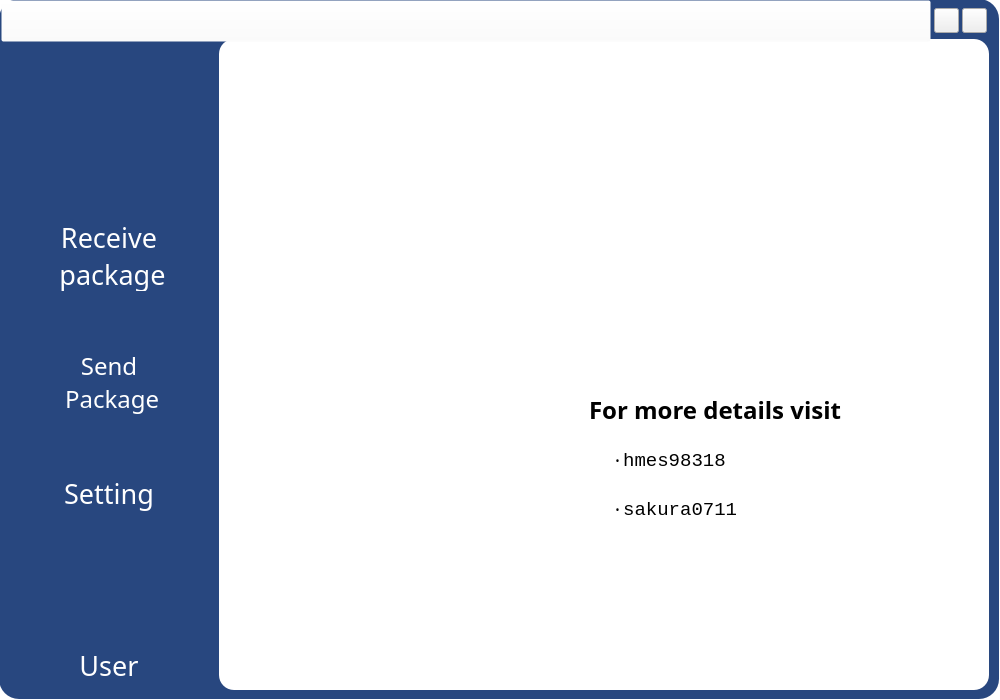
<?xml version="1.0" encoding="UTF-8"?>
<ui version="4.0">
 <class>MainWindow</class>
 <widget class="QWidget" name="MainWindow">
  <property name="geometry">
   <rect>
    <x>0</x>
    <y>0</y>
    <width>1000</width>
    <height>700</height>
   </rect>
  </property>
  <property name="minimumSize">
   <size>
    <width>100</width>
    <height>0</height>
   </size>
  </property>
  <property name="windowTitle">
   <string>Form</string>
  </property>
  <property name="styleSheet">
   <string notr="true">#MainWindow{background-color: rgba(255, 255, 255, 0);}</string>
  </property>
  <widget class="QFrame" name="frame_Main">
   <property name="geometry">
    <rect>
     <x>-1</x>
     <y>-1</y>
     <width>1000</width>
     <height>700</height>
    </rect>
   </property>
   <property name="styleSheet">
    <string notr="true">#frame_Main{background-color: rgba(36, 67, 124,250);
border-radius: 20px;}

</string>
   </property>
   <property name="frameShape">
    <enum>QFrame::StyledPanel</enum>
   </property>
   <property name="frameShadow">
    <enum>QFrame::Raised</enum>
   </property>
   <widget class="QWidget" name="verticalLayoutWidget">
    <property name="geometry">
     <rect>
      <x>10</x>
      <y>50</y>
      <width>202</width>
      <height>651</height>
     </rect>
    </property>
    <layout class="QVBoxLayout" name="layout_SwitchPage">
     <item>
      <spacer name="LeftSpacer6">
       <property name="orientation">
        <enum>Qt::Vertical</enum>
       </property>
       <property name="sizeHint" stdset="0">
        <size>
         <width>20</width>
         <height>10</height>
        </size>
       </property>
      </spacer>
     </item>
     <item>
      <spacer name="LeftSpacer1">
       <property name="orientation">
        <enum>Qt::Horizontal</enum>
       </property>
       <property name="sizeHint" stdset="0">
        <size>
         <width>40</width>
         <height>50</height>
        </size>
       </property>
      </spacer>
     </item>
     <item>
      <widget class="QToolButton" name="button_Client">
       <property name="minimumSize">
        <size>
         <width>200</width>
         <height>70</height>
        </size>
       </property>
       <property name="maximumSize">
        <size>
         <width>200</width>
         <height>70</height>
        </size>
       </property>
       <property name="font">
        <font>
         <family>BankGothic Md BT</family>
         <pointsize>20</pointsize>
         <weight>50</weight>
         <bold>false</bold>
        </font>
       </property>
       <property name="layoutDirection">
        <enum>Qt::LeftToRight</enum>
       </property>
       <property name="styleSheet">
        <string notr="true">border-radius: 15px;
color: rgb(255, 255, 255);</string>
       </property>
       <property name="text">
        <string>Receive 
 package</string>
       </property>
       <property name="checkable">
        <bool>false</bool>
       </property>
       <property name="toolButtonStyle">
        <enum>Qt::ToolButtonIconOnly</enum>
       </property>
      </widget>
     </item>
     <item>
      <spacer name="LeftSpacer2">
       <property name="orientation">
        <enum>Qt::Horizontal</enum>
       </property>
       <property name="sizeHint" stdset="0">
        <size>
         <width>40</width>
         <height>50</height>
        </size>
       </property>
      </spacer>
     </item>
     <item>
      <widget class="QToolButton" name="button_Server">
       <property name="minimumSize">
        <size>
         <width>200</width>
         <height>70</height>
        </size>
       </property>
       <property name="maximumSize">
        <size>
         <width>200</width>
         <height>70</height>
        </size>
       </property>
       <property name="font">
        <font>
         <family>BankGothic Md BT</family>
         <pointsize>18</pointsize>
        </font>
       </property>
       <property name="styleSheet">
        <string notr="true">border-radius: 15px;
color: rgb(255, 255, 255);</string>
       </property>
       <property name="text">
        <string>Send 
 Package</string>
       </property>
      </widget>
     </item>
     <item>
      <spacer name="LeftSpacer3">
       <property name="orientation">
        <enum>Qt::Horizontal</enum>
       </property>
       <property name="sizeHint" stdset="0">
        <size>
         <width>40</width>
         <height>50</height>
        </size>
       </property>
      </spacer>
     </item>
     <item>
      <widget class="QToolButton" name="button_Setting">
       <property name="minimumSize">
        <size>
         <width>200</width>
         <height>40</height>
        </size>
       </property>
       <property name="maximumSize">
        <size>
         <width>200</width>
         <height>50</height>
        </size>
       </property>
       <property name="font">
        <font>
         <family>BankGothic Md BT</family>
         <pointsize>20</pointsize>
        </font>
       </property>
       <property name="styleSheet">
        <string notr="true">border-radius: 15px;
color: rgb(255, 255, 255);</string>
       </property>
       <property name="text">
        <string>Setting</string>
       </property>
      </widget>
     </item>
     <item>
      <spacer name="LeftSpacer5">
       <property name="orientation">
        <enum>Qt::Vertical</enum>
       </property>
       <property name="sizeHint" stdset="0">
        <size>
         <width>20</width>
         <height>0</height>
        </size>
       </property>
      </spacer>
     </item>
     <item>
      <widget class="QToolButton" name="button_User">
       <property name="minimumSize">
        <size>
         <width>200</width>
         <height>50</height>
        </size>
       </property>
       <property name="maximumSize">
        <size>
         <width>200</width>
         <height>50</height>
        </size>
       </property>
       <property name="font">
        <font>
         <family>BankGothic Md BT</family>
         <pointsize>20</pointsize>
        </font>
       </property>
       <property name="styleSheet">
        <string notr="true">border-radius: 15px;
color: rgb(255, 255, 255);</string>
       </property>
       <property name="text">
        <string>User</string>
       </property>
      </widget>
     </item>
     <item>
      <spacer name="LeftSpacer4">
       <property name="orientation">
        <enum>Qt::Horizontal</enum>
       </property>
       <property name="sizeHint" stdset="0">
        <size>
         <width>40</width>
         <height>10</height>
        </size>
       </property>
      </spacer>
     </item>
    </layout>
   </widget>
   <widget class="QStackedWidget" name="stackedWidget">
    <property name="geometry">
     <rect>
      <x>220</x>
      <y>40</y>
      <width>770</width>
      <height>651</height>
     </rect>
    </property>
    <property name="font">
     <font>
      <family>文鼎鬍子體</family>
     </font>
    </property>
    <property name="styleSheet">
     <string notr="true">#stackedWidget{background-color: rgb(255, 255, 255);
border-radius: 15px;}</string>
    </property>
    <property name="currentIndex">
     <number>3</number>
    </property>
    <widget class="QWidget" name="Client">
     <widget class="QWidget" name="verticalLayoutWidget_5">
      <property name="geometry">
       <rect>
        <x>20</x>
        <y>20</y>
        <width>731</width>
        <height>231</height>
       </rect>
      </property>
      <layout class="QVBoxLayout" name="Layout_cRequireFile">
       <property name="spacing">
        <number>10</number>
       </property>
       <item>
        <layout class="QHBoxLayout" name="horizontalLayout">
         <item>
          <widget class="QLineEdit" name="input_PickupNumber">
           <property name="minimumSize">
            <size>
             <width>0</width>
             <height>50</height>
            </size>
           </property>
           <property name="font">
            <font>
             <family>Consolas</family>
             <pointsize>20</pointsize>
            </font>
           </property>
           <property name="styleSheet">
            <string notr="true">border-radius: 10px;
background-color: rgba(13, 95, 160, 100);</string>
           </property>
           <property name="text">
            <string/>
           </property>
           <property name="alignment">
            <set>Qt::AlignCenter</set>
           </property>
           <property name="placeholderText">
            <string>請輸入取件碼</string>
           </property>
          </widget>
         </item>
         <item>
          <widget class="QPushButton" name="button_RequireFile">
           <property name="minimumSize">
            <size>
             <width>200</width>
             <height>50</height>
            </size>
           </property>
           <property name="maximumSize">
            <size>
             <width>200</width>
             <height>50</height>
            </size>
           </property>
           <property name="font">
            <font>
             <family>微軟正黑體</family>
             <pointsize>12</pointsize>
            </font>
           </property>
           <property name="styleSheet">
            <string notr="true">border-radius: 10px;
color: rgb(170, 255, 255);
background-color: rgba(13, 95, 160, 200);</string>
           </property>
           <property name="text">
            <string>查詢包裹</string>
           </property>
          </widget>
         </item>
        </layout>
       </item>
       <item>
        <layout class="QHBoxLayout" name="Layout_cFileInfo">
         <property name="spacing">
          <number>0</number>
         </property>
         <item>
          <widget class="QLabel" name="hint_cFilename">
           <property name="minimumSize">
            <size>
             <width>0</width>
             <height>50</height>
            </size>
           </property>
           <property name="maximumSize">
            <size>
             <width>70</width>
             <height>50</height>
            </size>
           </property>
           <property name="font">
            <font>
             <family>標楷體</family>
             <pointsize>12</pointsize>
            </font>
           </property>
           <property name="text">
            <string>文件名:    </string>
           </property>
          </widget>
         </item>
         <item>
          <widget class="QLabel" name="label_cFilename">
           <property name="minimumSize">
            <size>
             <width>0</width>
             <height>50</height>
            </size>
           </property>
           <property name="maximumSize">
            <size>
             <width>450</width>
             <height>50</height>
            </size>
           </property>
           <property name="font">
            <font>
             <family>微軟正黑體</family>
             <pointsize>12</pointsize>
            </font>
           </property>
           <property name="text">
            <string/>
           </property>
           <property name="alignment">
            <set>Qt::AlignLeading|Qt::AlignLeft|Qt::AlignVCenter</set>
           </property>
           <property name="wordWrap">
            <bool>false</bool>
           </property>
          </widget>
         </item>
         <item>
          <widget class="QLabel" name="hint_cFileize">
           <property name="minimumSize">
            <size>
             <width>0</width>
             <height>50</height>
            </size>
           </property>
           <property name="maximumSize">
            <size>
             <width>90</width>
             <height>50</height>
            </size>
           </property>
           <property name="font">
            <font>
             <family>標楷體</family>
             <pointsize>12</pointsize>
            </font>
           </property>
           <property name="text">
            <string>檔案大小:</string>
           </property>
          </widget>
         </item>
         <item>
          <widget class="QLabel" name="label_cFilesize">
           <property name="minimumSize">
            <size>
             <width>0</width>
             <height>50</height>
            </size>
           </property>
           <property name="maximumSize">
            <size>
             <width>150</width>
             <height>50</height>
            </size>
           </property>
           <property name="font">
            <font>
             <family>Consolas</family>
             <pointsize>12</pointsize>
            </font>
           </property>
           <property name="text">
            <string/>
           </property>
           <property name="alignment">
            <set>Qt::AlignLeading|Qt::AlignLeft|Qt::AlignVCenter</set>
           </property>
          </widget>
         </item>
         <item>
          <widget class="QPushButton" name="button_DownloadFile">
           <property name="minimumSize">
            <size>
             <width>0</width>
             <height>50</height>
            </size>
           </property>
           <property name="maximumSize">
            <size>
             <width>200</width>
             <height>50</height>
            </size>
           </property>
           <property name="font">
            <font>
             <family>Consolas</family>
             <pointsize>13</pointsize>
            </font>
           </property>
           <property name="styleSheet">
            <string notr="true">border-radius: 10px;
color: rgb(170, 255, 255);
background-color: rgba(13, 95, 160, 200);</string>
           </property>
           <property name="text">
            <string>Download</string>
           </property>
          </widget>
         </item>
        </layout>
       </item>
       <item>
        <layout class="QHBoxLayout" name="Layout_schedule">
         <property name="spacing">
          <number>0</number>
         </property>
         <item>
          <widget class="QLabel" name="hint_schedule">
           <property name="maximumSize">
            <size>
             <width>50</width>
             <height>50</height>
            </size>
           </property>
           <property name="font">
            <font>
             <family>標楷體</family>
             <pointsize>12</pointsize>
            </font>
           </property>
           <property name="inputMethodHints">
            <set>Qt::ImhSensitiveData</set>
           </property>
           <property name="text">
            <string>進度  </string>
           </property>
           <property name="alignment">
            <set>Qt::AlignJustify|Qt::AlignVCenter</set>
           </property>
          </widget>
         </item>
         <item>
          <widget class="QProgressBar" name="progressBar_RecevieFile">
           <property name="maximumSize">
            <size>
             <width>16777215</width>
             <height>25</height>
            </size>
           </property>
           <property name="font">
            <font>
             <family>Consolas</family>
             <pointsize>11</pointsize>
            </font>
           </property>
           <property name="styleSheet">
            <string notr="true">#progressBar_RecevieFile{
border: 2px solid #000;
border-radius: 10px;
text-align:center;
}
#progressBar_RecevieFile::chunk { 
background-color: rgb(170, 170, 255);
border-radius: 8px;
}</string>
           </property>
           <property name="value">
            <number>24</number>
           </property>
          </widget>
         </item>
        </layout>
       </item>
      </layout>
     </widget>
     <widget class="QLabel" name="label_spacer3_2">
      <property name="geometry">
       <rect>
        <x>160</x>
        <y>190</y>
        <width>12</width>
        <height>45</height>
       </rect>
      </property>
      <property name="minimumSize">
       <size>
        <width>12</width>
        <height>0</height>
       </size>
      </property>
      <property name="maximumSize">
       <size>
        <width>4</width>
        <height>16777215</height>
       </size>
      </property>
      <property name="text">
       <string/>
      </property>
     </widget>
     <widget class="QGroupBox" name="GroupBox_downloadInfo">
      <property name="geometry">
       <rect>
        <x>20</x>
        <y>340</y>
        <width>731</width>
        <height>300</height>
       </rect>
      </property>
      <property name="minimumSize">
       <size>
        <width>0</width>
        <height>300</height>
       </size>
      </property>
      <property name="maximumSize">
       <size>
        <width>16777215</width>
        <height>300</height>
       </size>
      </property>
      <property name="font">
       <font>
        <family>微軟正黑體</family>
        <pointsize>12</pointsize>
        <weight>75</weight>
        <bold>true</bold>
       </font>
      </property>
      <property name="styleSheet">
       <string notr="true">#GroupBox_downloadInfo{border-radius: 10px;
border-color: rgb(62, 127, 177);
background-color: rgba(85, 170, 255, 100);}</string>
      </property>
      <property name="title">
       <string>&lt;已下載-包裹資訊&gt;</string>
      </property>
      <widget class="QListWidget" name="listWidget_downloadInfo">
       <property name="geometry">
        <rect>
         <x>10</x>
         <y>30</y>
         <width>711</width>
         <height>261</height>
        </rect>
       </property>
       <property name="font">
        <font>
         <pointsize>12</pointsize>
        </font>
       </property>
       <property name="styleSheet">
        <string notr="true">border-color: rgb(62, 127, 177);
border-radius: 10px;</string>
       </property>
      </widget>
     </widget>
    </widget>
    <widget class="QWidget" name="Server">
     <widget class="QWidget" name="verticalLayoutWidget_4">
      <property name="geometry">
       <rect>
        <x>20</x>
        <y>20</y>
        <width>732</width>
        <height>311</height>
       </rect>
      </property>
      <layout class="QVBoxLayout" name="Layout_SelectFile">
       <property name="sizeConstraint">
        <enum>QLayout::SetDefaultConstraint</enum>
       </property>
       <item>
        <layout class="QVBoxLayout" name="Layout_FileInfo" stretch="0,0">
         <property name="topMargin">
          <number>0</number>
         </property>
         <property name="rightMargin">
          <number>0</number>
         </property>
         <item>
          <layout class="QHBoxLayout" name="Layout_Filename">
           <item>
            <widget class="QLabel" name="hint_Filename">
             <property name="minimumSize">
              <size>
               <width>50</width>
               <height>0</height>
              </size>
             </property>
             <property name="maximumSize">
              <size>
               <width>100</width>
               <height>30</height>
              </size>
             </property>
             <property name="font">
              <font>
               <family>微軟正黑體</family>
               <pointsize>12</pointsize>
              </font>
             </property>
             <property name="text">
              <string>檔案名稱:</string>
             </property>
            </widget>
           </item>
           <item>
            <widget class="QLabel" name="label_Filename">
             <property name="maximumSize">
              <size>
               <width>16777215</width>
               <height>30</height>
              </size>
             </property>
             <property name="font">
              <font>
               <family>Consolas</family>
               <pointsize>12</pointsize>
              </font>
             </property>
             <property name="text">
              <string>NOfile</string>
             </property>
            </widget>
           </item>
          </layout>
         </item>
         <item>
          <layout class="QHBoxLayout" name="Layout_Filesize">
           <item>
            <widget class="QLabel" name="hint_Filesize">
             <property name="maximumSize">
              <size>
               <width>100</width>
               <height>30</height>
              </size>
             </property>
             <property name="font">
              <font>
               <family>微軟正黑體</family>
               <pointsize>12</pointsize>
              </font>
             </property>
             <property name="text">
              <string>檔案大小:</string>
             </property>
            </widget>
           </item>
           <item>
            <widget class="QLabel" name="label_Filesize">
             <property name="maximumSize">
              <size>
               <width>16777215</width>
               <height>30</height>
              </size>
             </property>
             <property name="font">
              <font>
               <family>Consolas</family>
               <pointsize>12</pointsize>
              </font>
             </property>
             <property name="text">
              <string>0 mb</string>
             </property>
            </widget>
           </item>
          </layout>
         </item>
        </layout>
       </item>
       <item>
        <layout class="QHBoxLayout" name="Layout_Sendschedule">
         <property name="spacing">
          <number>0</number>
         </property>
         <item>
          <widget class="QLabel" name="hint_Sendschedule">
           <property name="maximumSize">
            <size>
             <width>50</width>
             <height>50</height>
            </size>
           </property>
           <property name="font">
            <font>
             <family>微軟正黑體</family>
             <pointsize>12</pointsize>
            </font>
           </property>
           <property name="inputMethodHints">
            <set>Qt::ImhSensitiveData</set>
           </property>
           <property name="text">
            <string>進度  </string>
           </property>
           <property name="alignment">
            <set>Qt::AlignJustify|Qt::AlignVCenter</set>
           </property>
          </widget>
         </item>
         <item>
          <widget class="QProgressBar" name="progressBar_SendFile">
           <property name="maximumSize">
            <size>
             <width>16777215</width>
             <height>25</height>
            </size>
           </property>
           <property name="font">
            <font>
             <family>Consolas</family>
             <pointsize>11</pointsize>
            </font>
           </property>
           <property name="styleSheet">
            <string notr="true">#progressBar_SendFile{
border: 2px solid #000;
border-radius: 10px;
text-align:center;
}
#progressBar_SendFile::chunk { 
background-color: rgb(170, 170, 255);
border-radius: 8px;
}</string>
           </property>
           <property name="value">
            <number>24</number>
           </property>
          </widget>
         </item>
        </layout>
       </item>
       <item>
        <widget class="QPushButton" name="button_Startlistening">
         <property name="minimumSize">
          <size>
           <width>0</width>
           <height>50</height>
          </size>
         </property>
         <property name="maximumSize">
          <size>
           <width>16777215</width>
           <height>50</height>
          </size>
         </property>
         <property name="font">
          <font>
           <family>標楷體</family>
           <pointsize>12</pointsize>
           <weight>50</weight>
           <bold>false</bold>
          </font>
         </property>
         <property name="styleSheet">
          <string notr="true">background-color: rgb(192, 216, 251);
border-radius: 10px;</string>
         </property>
         <property name="text">
          <string>請先選擇檔案!</string>
         </property>
        </widget>
       </item>
       <item>
        <layout class="QHBoxLayout" name="horizontalLayout_4">
         <property name="spacing">
          <number>0</number>
         </property>
         <property name="sizeConstraint">
          <enum>QLayout::SetDefaultConstraint</enum>
         </property>
         <item>
          <widget class="QPushButton" name="button_SelectfFile">
           <property name="minimumSize">
            <size>
             <width>350</width>
             <height>100</height>
            </size>
           </property>
           <property name="maximumSize">
            <size>
             <width>350</width>
             <height>100</height>
            </size>
           </property>
           <property name="styleSheet">
            <string notr="true">background-image: url(./src/gui/image/button_SelectFile.png);
border-radius: 10px;</string>
           </property>
           <property name="text">
            <string/>
           </property>
          </widget>
         </item>
         <item>
          <spacer name="horizontalSpacer_3">
           <property name="orientation">
            <enum>Qt::Horizontal</enum>
           </property>
           <property name="sizeHint" stdset="0">
            <size>
             <width>40</width>
             <height>20</height>
            </size>
           </property>
          </spacer>
         </item>
         <item>
          <widget class="QPushButton" name="button_SelectfFolder">
           <property name="minimumSize">
            <size>
             <width>350</width>
             <height>100</height>
            </size>
           </property>
           <property name="maximumSize">
            <size>
             <width>350</width>
             <height>100</height>
            </size>
           </property>
           <property name="font">
            <font>
             <family>Microsoft JhengHei UI</family>
             <pointsize>16</pointsize>
             <weight>75</weight>
             <bold>true</bold>
            </font>
           </property>
           <property name="styleSheet">
            <string notr="true">background-image: url(./src/gui/image/button_SelectFolder.png);
border-radius: 10px;</string>
           </property>
           <property name="text">
            <string/>
           </property>
          </widget>
         </item>
        </layout>
       </item>
      </layout>
     </widget>
     <widget class="QGroupBox" name="GroupBox_SendboxKey">
      <property name="geometry">
       <rect>
        <x>20</x>
        <y>340</y>
        <width>730</width>
        <height>300</height>
       </rect>
      </property>
      <property name="minimumSize">
       <size>
        <width>0</width>
        <height>300</height>
       </size>
      </property>
      <property name="maximumSize">
       <size>
        <width>16777215</width>
        <height>300</height>
       </size>
      </property>
      <property name="font">
       <font>
        <family>微軟正黑體</family>
        <pointsize>12</pointsize>
        <weight>75</weight>
        <bold>true</bold>
       </font>
      </property>
      <property name="styleSheet">
       <string notr="true">#GroupBox_SendboxKey{border-radius: 10px;
border-color: rgb(62, 127, 177);
background-color: rgba(85, 170, 255, 100);}</string>
      </property>
      <property name="title">
       <string>&lt;已上傳-包裹資訊&gt;</string>
      </property>
      <widget class="QListWidget" name="listWidget_Sendpackage">
       <property name="geometry">
        <rect>
         <x>10</x>
         <y>30</y>
         <width>711</width>
         <height>261</height>
        </rect>
       </property>
       <property name="font">
        <font>
         <family>Microsoft JhengHei UI</family>
         <pointsize>12</pointsize>
         <weight>50</weight>
         <bold>false</bold>
        </font>
       </property>
       <property name="styleSheet">
        <string notr="true">border-color: rgb(62, 127, 177);
border-radius: 10px;</string>
       </property>
       <property name="flow">
        <enum>QListView::TopToBottom</enum>
       </property>
      </widget>
     </widget>
    </widget>
    <widget class="QWidget" name="Setting">
     <widget class="QPushButton" name="button_SettingSave">
      <property name="geometry">
       <rect>
        <x>640</x>
        <y>600</y>
        <width>120</width>
        <height>40</height>
       </rect>
      </property>
      <property name="font">
       <font>
        <family>文鼎粗魏碑</family>
        <pointsize>15</pointsize>
        <weight>50</weight>
        <bold>false</bold>
       </font>
      </property>
      <property name="mouseTracking">
       <bool>false</bool>
      </property>
      <property name="focusPolicy">
       <enum>Qt::NoFocus</enum>
      </property>
      <property name="layoutDirection">
       <enum>Qt::LeftToRight</enum>
      </property>
      <property name="styleSheet">
       <string notr="true">background-color: rgb(192, 216, 251);
border-radius: 10px;</string>
      </property>
      <property name="text">
       <string>儲存設定</string>
      </property>
      <property name="checkable">
       <bool>false</bool>
      </property>
      <property name="checked">
       <bool>false</bool>
      </property>
      <property name="autoRepeat">
       <bool>false</bool>
      </property>
      <property name="autoExclusive">
       <bool>false</bool>
      </property>
     </widget>
     <widget class="QGroupBox" name="groupBox_client">
      <property name="geometry">
       <rect>
        <x>30</x>
        <y>40</y>
        <width>651</width>
        <height>190</height>
       </rect>
      </property>
      <property name="font">
       <font>
        <family>標楷體</family>
        <pointsize>11</pointsize>
        <weight>75</weight>
        <bold>true</bold>
       </font>
      </property>
      <property name="title">
       <string>代理伺服器設定</string>
      </property>
      <property name="flat">
       <bool>true</bool>
      </property>
      <property name="checkable">
       <bool>false</bool>
      </property>
      <property name="checked">
       <bool>false</bool>
      </property>
      <widget class="QWidget" name="verticalLayoutWidget_2">
       <property name="geometry">
        <rect>
         <x>30</x>
         <y>30</y>
         <width>601</width>
         <height>141</height>
        </rect>
       </property>
       <layout class="QVBoxLayout" name="verticalLayout_2">
        <item>
         <layout class="QHBoxLayout" name="Layout_client1">
          <item>
           <widget class="QLabel" name="hint_clientIP">
            <property name="font">
             <font>
              <family>微軟正黑體</family>
              <pointsize>9</pointsize>
             </font>
            </property>
            <property name="styleSheet">
             <string notr="true"/>
            </property>
            <property name="text">
             <string>IP地址(IPv4) :</string>
            </property>
           </widget>
          </item>
          <item>
           <widget class="QLineEdit" name="input_clientIP">
            <property name="maximumSize">
             <size>
              <width>16777215</width>
              <height>30</height>
             </size>
            </property>
            <property name="font">
             <font>
              <family>Consolas</family>
              <pointsize>10</pointsize>
              <weight>50</weight>
              <bold>false</bold>
             </font>
            </property>
            <property name="cursor">
             <cursorShape>IBeamCursor</cursorShape>
            </property>
            <property name="styleSheet">
             <string notr="true">background-color: rgba(170, 170, 255, 70);
border-radius: 10px;</string>
            </property>
            <property name="inputMask">
             <string/>
            </property>
            <property name="frame">
             <bool>true</bool>
            </property>
            <property name="alignment">
             <set>Qt::AlignCenter</set>
            </property>
            <property name="cursorMoveStyle">
             <enum>Qt::LogicalMoveStyle</enum>
            </property>
           </widget>
          </item>
          <item>
           <spacer name="horizontalSpacer_2">
            <property name="orientation">
             <enum>Qt::Horizontal</enum>
            </property>
            <property name="sizeHint" stdset="0">
             <size>
              <width>300</width>
              <height>20</height>
             </size>
            </property>
           </spacer>
          </item>
         </layout>
        </item>
        <item>
         <layout class="QHBoxLayout" name="Layout_client2">
          <item>
           <widget class="QLabel" name="hint_clientPort">
            <property name="font">
             <font>
              <family>微軟正黑體</family>
             </font>
            </property>
            <property name="text">
             <string>Port(0~65535) :</string>
            </property>
           </widget>
          </item>
          <item>
           <widget class="QLineEdit" name="input_clientPort">
            <property name="maximumSize">
             <size>
              <width>16777215</width>
              <height>30</height>
             </size>
            </property>
            <property name="font">
             <font>
              <family>Consolas</family>
              <pointsize>10</pointsize>
             </font>
            </property>
            <property name="styleSheet">
             <string notr="true">background-color: rgba(170, 170, 255, 70);
border-radius: 10px;</string>
            </property>
            <property name="inputMask">
             <string/>
            </property>
            <property name="maxLength">
             <number>5</number>
            </property>
            <property name="alignment">
             <set>Qt::AlignCenter</set>
            </property>
           </widget>
          </item>
          <item>
           <spacer name="horizontalSpacer">
            <property name="orientation">
             <enum>Qt::Horizontal</enum>
            </property>
            <property name="sizeHint" stdset="0">
             <size>
              <width>400</width>
              <height>20</height>
             </size>
            </property>
           </spacer>
          </item>
         </layout>
        </item>
        <item>
         <layout class="QHBoxLayout" name="Layout_client3">
          <item>
           <widget class="QLabel" name="hint_saveFolderPath">
            <property name="font">
             <font>
              <family>微軟正黑體</family>
             </font>
            </property>
            <property name="text">
             <string>存檔位置 :</string>
            </property>
           </widget>
          </item>
          <item>
           <widget class="QLineEdit" name="input_ShowSavepath">
            <property name="maximumSize">
             <size>
              <width>16777215</width>
              <height>30</height>
             </size>
            </property>
            <property name="font">
             <font>
              <family>Consolas</family>
              <pointsize>10</pointsize>
             </font>
            </property>
            <property name="styleSheet">
             <string notr="true">background-color: rgba(170, 170, 255, 70);
border-radius: 10px;</string>
            </property>
            <property name="alignment">
             <set>Qt::AlignCenter</set>
            </property>
            <property name="readOnly">
             <bool>true</bool>
            </property>
           </widget>
          </item>
          <item>
           <widget class="QToolButton" name="button_OpenSaveFolder">
            <property name="minimumSize">
             <size>
              <width>40</width>
              <height>40</height>
             </size>
            </property>
            <property name="maximumSize">
             <size>
              <width>40</width>
              <height>40</height>
             </size>
            </property>
            <property name="font">
             <font>
              <family>微軟正黑體</family>
              <pointsize>10</pointsize>
             </font>
            </property>
            <property name="styleSheet">
             <string notr="true">background-image: url(./src/gui/image/button_openSaveFile.png);
border-radius: 10px;</string>
            </property>
            <property name="text">
             <string/>
            </property>
           </widget>
          </item>
         </layout>
        </item>
       </layout>
      </widget>
     </widget>
    </widget>
    <widget class="QWidget" name="User">
     <widget class="QFrame" name="UserPage_Background">
      <property name="geometry">
       <rect>
        <x>0</x>
        <y>0</y>
        <width>770</width>
        <height>650</height>
       </rect>
      </property>
      <property name="styleSheet">
       <string notr="true">border-radius: 15px;
background-image: url(./src/gui/image/UserPage_Background.png);</string>
      </property>
      <property name="frameShape">
       <enum>QFrame::StyledPanel</enum>
      </property>
      <property name="frameShadow">
       <enum>QFrame::Raised</enum>
      </property>
      <widget class="QWidget" name="verticalLayoutWidget_3">
       <property name="geometry">
        <rect>
         <x>370</x>
         <y>350</y>
         <width>381</width>
         <height>139</height>
        </rect>
       </property>
       <layout class="QVBoxLayout" name="verticalLayout">
        <item>
         <widget class="QLabel" name="hint_hyperlink">
          <property name="font">
           <font>
            <family>華康少女文字W7</family>
            <pointsize>18</pointsize>
            <weight>75</weight>
            <bold>true</bold>
           </font>
          </property>
          <property name="text">
           <string>For more details visit</string>
          </property>
         </widget>
        </item>
        <item>
         <widget class="QLabel" name="label_hmes98318">
          <property name="font">
           <font>
            <family>Consolas</family>
            <pointsize>14</pointsize>
           </font>
          </property>
          <property name="text">
           <string>  ‧hmes98318</string>
          </property>
         </widget>
        </item>
        <item>
         <widget class="QLabel" name="label_sakura0711">
          <property name="font">
           <font>
            <family>Consolas</family>
            <pointsize>14</pointsize>
           </font>
          </property>
          <property name="text">
           <string>  ‧sakura0711</string>
          </property>
         </widget>
        </item>
       </layout>
      </widget>
     </widget>
    </widget>
   </widget>
   <widget class="QWidget" name="horizontalLayoutWidget">
    <property name="geometry">
     <rect>
      <x>0</x>
      <y>1</y>
      <width>991</width>
      <height>42</height>
     </rect>
    </property>
    <layout class="QHBoxLayout" name="layout_MainControll">
     <property name="spacing">
      <number>1</number>
     </property>
     <item>
      <widget class="QToolButton" name="MainMove">
       <property name="minimumSize">
        <size>
         <width>930</width>
         <height>40</height>
        </size>
       </property>
       <property name="focusPolicy">
        <enum>Qt::NoFocus</enum>
       </property>
       <property name="contextMenuPolicy">
        <enum>Qt::NoContextMenu</enum>
       </property>
       <property name="styleSheet">
        <string notr="true">background-color: rgba(255, 255, 255, 0);</string>
       </property>
       <property name="text">
        <string/>
       </property>
       <property name="iconSize">
        <size>
         <width>20</width>
         <height>40</height>
        </size>
       </property>
      </widget>
     </item>
     <item>
      <widget class="QToolButton" name="MainMin">
       <property name="maximumSize">
        <size>
         <width>25</width>
         <height>25</height>
        </size>
       </property>
       <property name="font">
        <font>
         <pointsize>13</pointsize>
        </font>
       </property>
       <property name="toolTip">
        <string/>
       </property>
       <property name="whatsThis">
        <string/>
       </property>
       <property name="styleSheet">
        <string notr="true">border-image: url(./src/gui/image/WindowMin.jpg);</string>
       </property>
       <property name="text">
        <string/>
       </property>
       <property name="iconSize">
        <size>
         <width>30</width>
         <height>30</height>
        </size>
       </property>
      </widget>
     </item>
     <item>
      <widget class="QToolButton" name="MainClose">
       <property name="minimumSize">
        <size>
         <width>0</width>
         <height>0</height>
        </size>
       </property>
       <property name="maximumSize">
        <size>
         <width>25</width>
         <height>25</height>
        </size>
       </property>
       <property name="font">
        <font>
         <pointsize>13</pointsize>
        </font>
       </property>
       <property name="toolTip">
        <string/>
       </property>
       <property name="styleSheet">
        <string notr="true">border-image: url(./src/gui/image/WindowClose.jpg);
</string>
       </property>
       <property name="text">
        <string/>
       </property>
       <property name="iconSize">
        <size>
         <width>30</width>
         <height>30</height>
        </size>
       </property>
      </widget>
     </item>
    </layout>
   </widget>
  </widget>
 </widget>
 <resources>
  <include location="image/image.qrc"/>
 </resources>
 <connections/>
</ui>
